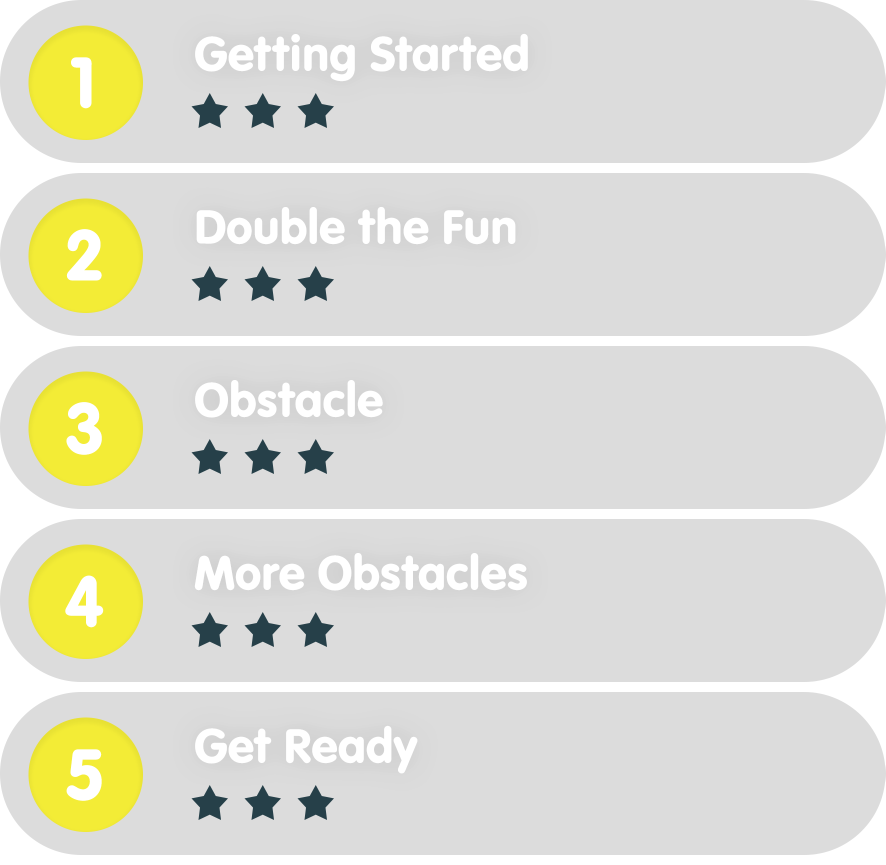
#> input picture output/pack_01.png, 1771 x 1730 px, given as the content of the folder ../temp/png, which was not available (shown at 1/2 size)
$ python combinePNG.py
#> lines starting #> are read from the running program, lines starting #| are printed output that depends on the picture; pictures that were not available may be replaced by others from this repository, and a replacement may not be noted
import sys
import os
from PIL import Image

distance = 20
levelPerpack =5

#add list
listIMG = []
table = os.listdir("../temp/png")

for item in table:
    if item[-3:] == "png":
        listIMG.append(item)
listIMG.sort()

index =0


while index < len(listIMG):
    # #combine
    images = [Image.open("../temp/png/"+x) for x in listIMG[index:index+levelPerpack]]
#> images = 1 item
    widths, heights = zip(*(i.size for i in images))
#> widths = (1771,); heights = (1730,)

    total_width = max(widths)
#> total_width = 1771
    max_height = sum(heights) + distance*levelPerpack
#> max_height = 1830

    new_im = Image.new('RGBA', (total_width, max_height))
#> new_im: PIL image 1771x1830 RGBA; every value is 0

    y_offset = 0
    for im in images:
        new_im.paste(im, (0,y_offset))
        y_offset += im.size[1] + distance
#> this loop made 1 pass
#> y_offset on pass 1: 1750
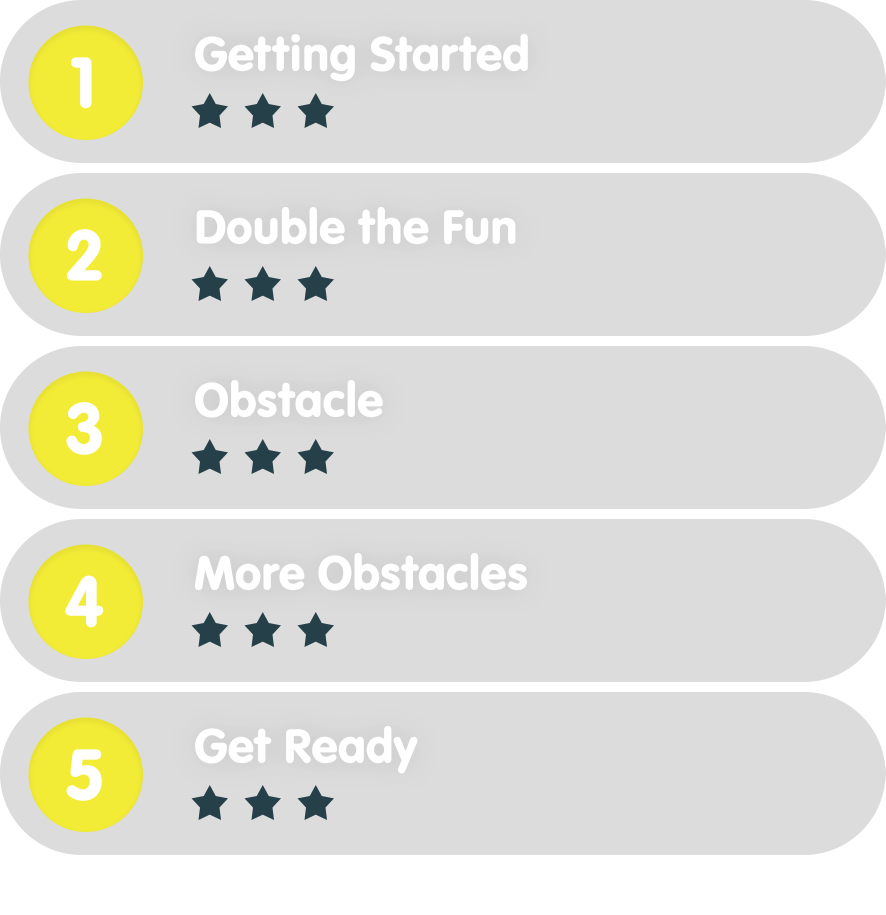
#> new_im: PIL image 1771x1830 RGBA (shown at 1/2 size); mean R, G, B, A 86.5, 86.4, 76.1, 65.1; transparent parts drawn white
#> after the loop, y_offset = 1750

    strName = int(index/levelPerpack+1)

    file_path = "../output/pack_{name:02d}.png"
    file_path = file_path.format(name = strName)
    new_im.save(file_path)

    index += levelPerpack

$ run again, on output/pack_05.png
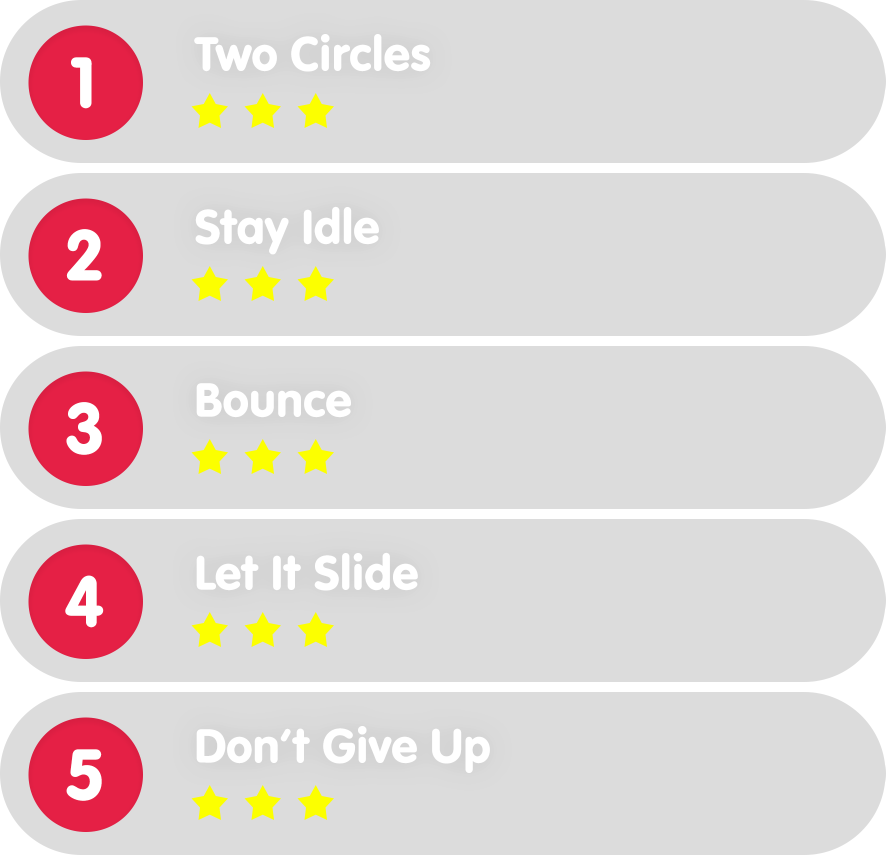
#> input picture output/pack_05.png, 1771 x 1730 px, given as the content of the folder ../temp/png, which was not available (shown at 1/2 size)
#> images = 1 item
#> widths = (1771,); heights = (1730,)
#> total_width = 1771
#> max_height = 1830
#> the loop `for im in images:` made 1 pass
#> y_offset on pass 1: 1750
#> after the loop `for im in images:`:
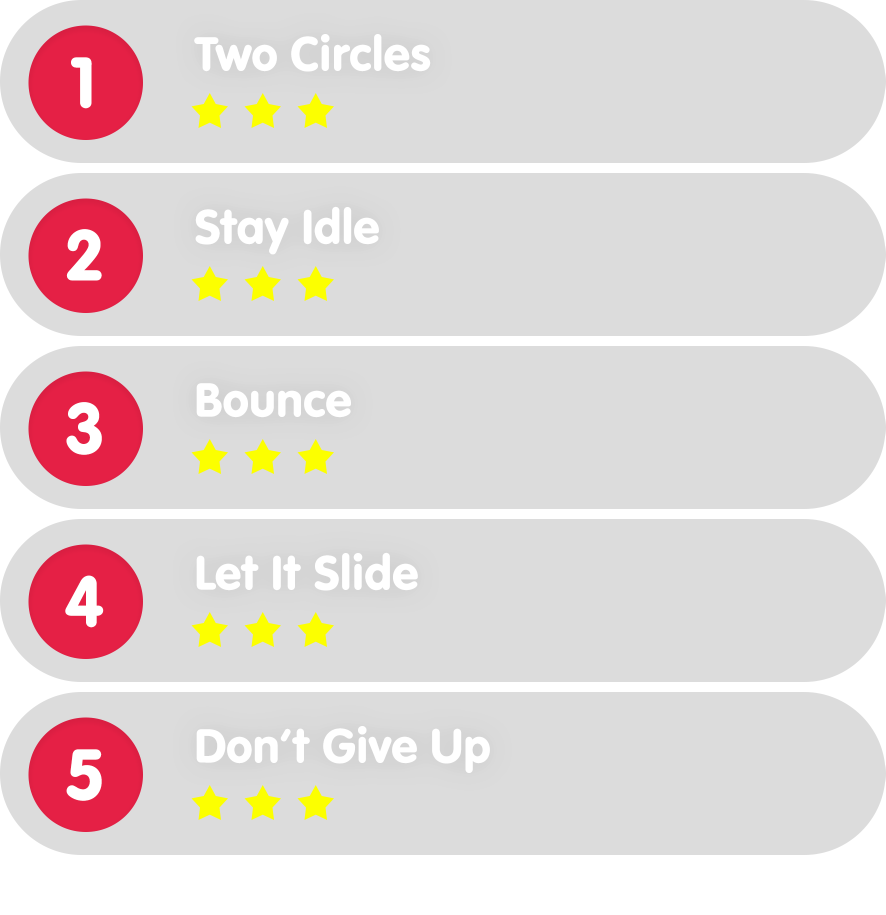
#> new_im: PIL image 1771x1830 RGBA (shown at 1/2 size); mean R, G, B, A 86.9, 75.7, 75, 63.5; transparent parts drawn white
#> after the loop `for im in images:`: y_offset = 1750

$ run again, on output/pack_06.png
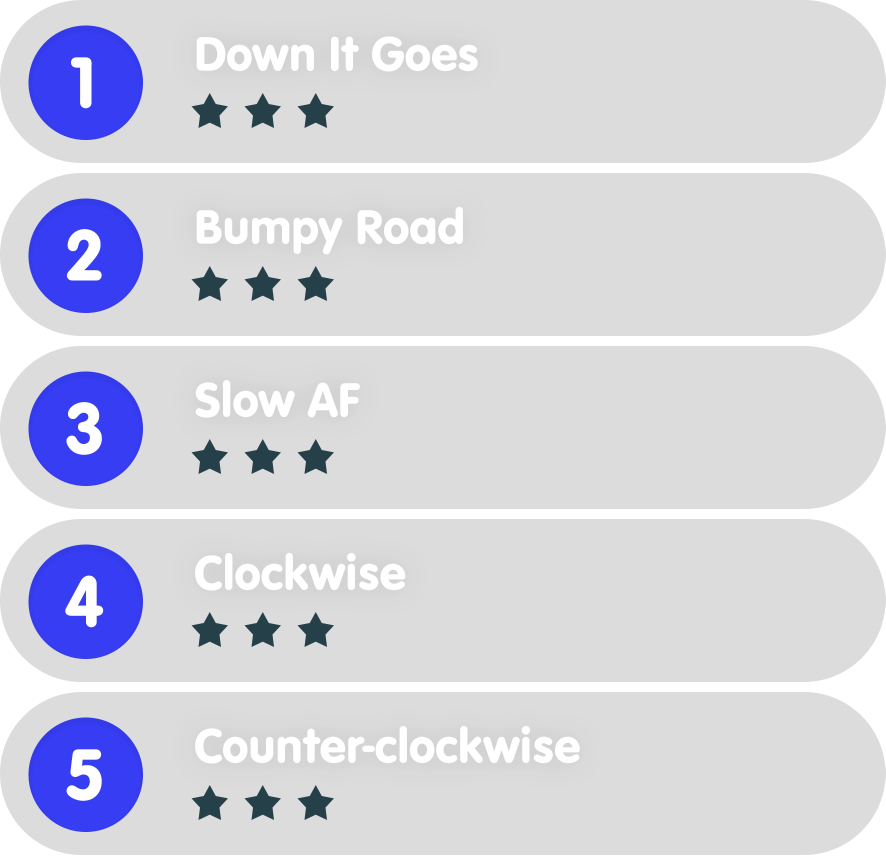
#> input picture output/pack_06.png, 1771 x 1730 px, given as the content of the folder ../temp/png, which was not available (shown at 1/2 size)
#> images = 1 item
#> widths = (1771,); heights = (1730,)
#> total_width = 1771
#> max_height = 1830
#> the loop `for im in images:` made 1 pass
#> y_offset on pass 1: 1750
#> after the loop `for im in images:`:
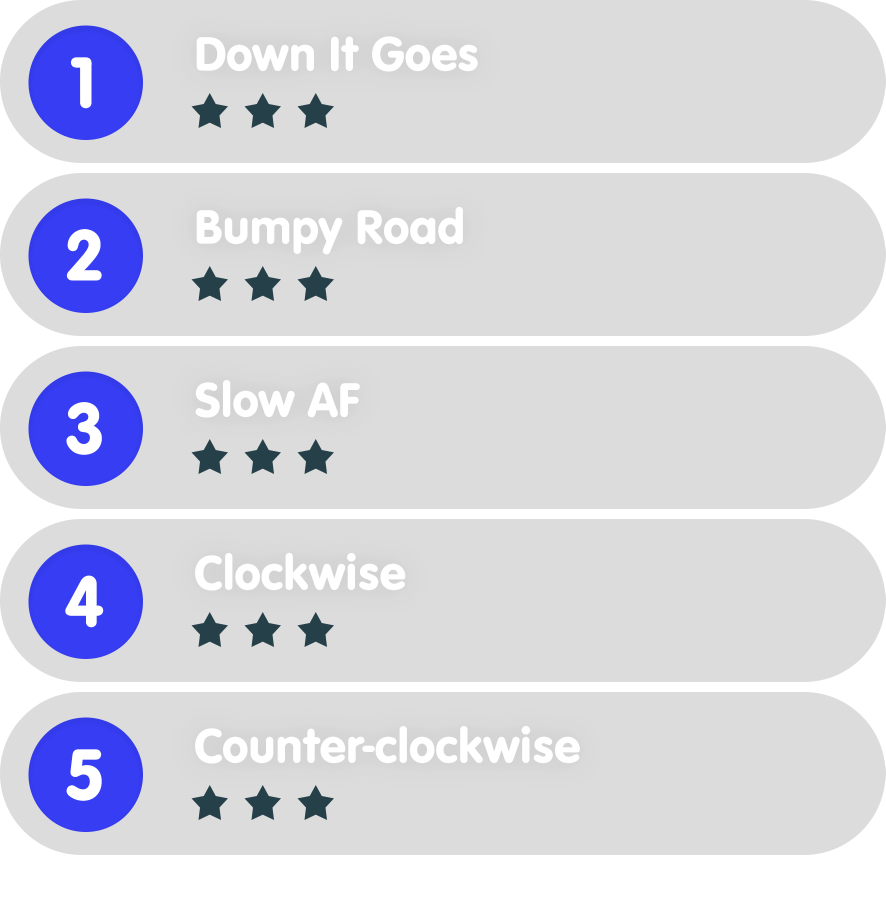
#> new_im: PIL image 1771x1830 RGBA (shown at 1/2 size); mean R, G, B, A 75.3, 76, 86.5, 64.5; transparent parts drawn white
#> after the loop `for im in images:`: y_offset = 1750

$ run again, on output/pack_07.png
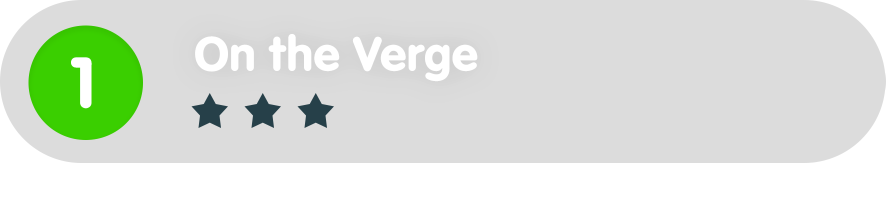
#> input picture output/pack_07.png, 1771 x 426 px, given as the content of the folder ../temp/png, which was not available (shown at 1/2 size)
#> images = 1 item
#> widths = (1771,); heights = (426,)
#> total_width = 1771
#> max_height = 526
#> the loop `for im in images:` made 1 pass
#> y_offset on pass 1: 446
#> after the loop `for im in images:`:
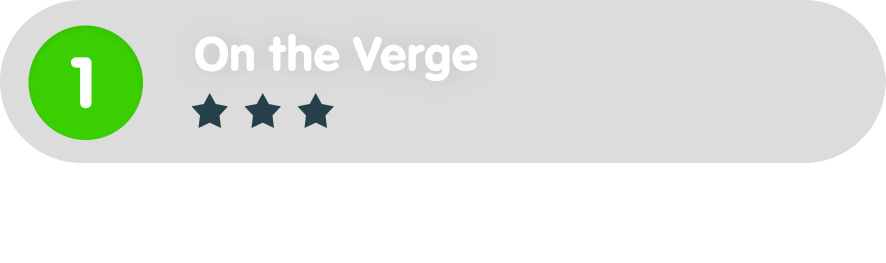
#> new_im: PIL image 1771x526 RGBA (shown at 1/2 size); mean R, G, B, A 52.4, 58.7, 50.2, 45.1; transparent parts drawn white
#> after the loop `for im in images:`: y_offset = 446
